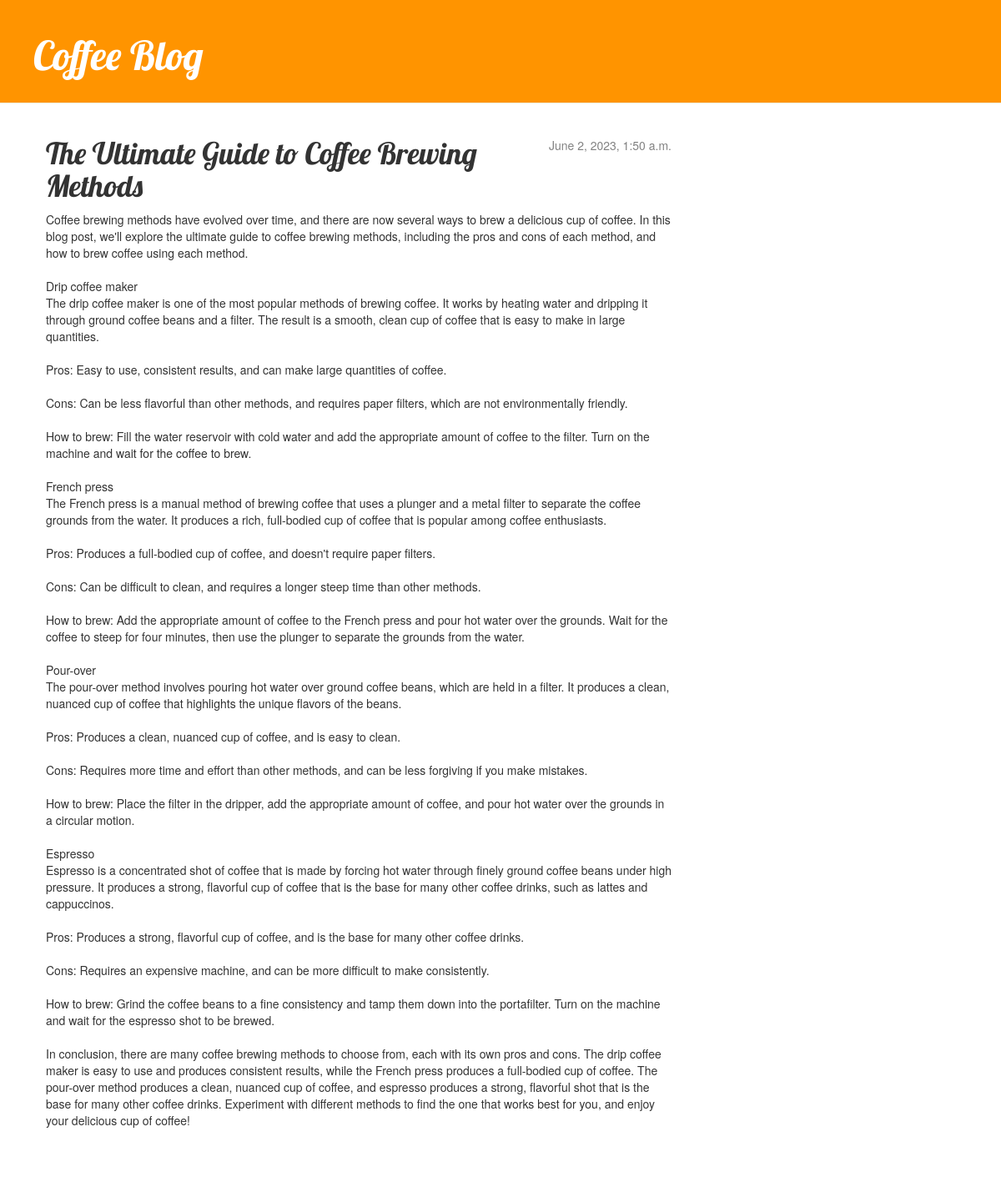
Screenshot of /post/3/ with the database file from the repository.
### blog/models.py (models this page shows, shortened)
class Post(models.Model):
    author = models.ForeignKey(settings.AUTH_USER_MODEL, on_delete=models.CASCADE)
    title = models.CharField(max_length=200)
    text = models.TextField()
    created_date = models.DateTimeField(
            default=timezone.now)
    published_date = models.DateTimeField(
            blank=True, null=True)

### blog/views.py (the view)
# urls.py: path('post/<int:pk>/', views.post_detail, name='post_detail'),
def post_detail(request, pk):
    post = get_object_or_404(Post, pk=pk)
    return render(request, 'blog/post_detail.html', {'post': post})

### blog/templates/blog/post_detail.html (shortened to what this page needs)
{% extends 'blog/base.html' %}
{% block content %}
    <div class="post">
        {% if post.published_date %}
            <div class="date">
                {{ post.published_date }}
            </div>
        {% endif %}
        <h1>{{ post.title }}</h1>
        <p>{{ post.text|linebreaksbr }}</p>
    </div>
{% endblock %}

### blog/static/css/blog.css (style rules this page uses)
h1, h2, h3, h4 { font-family: 'Lobster', cursive; }
.date { float: right; color: #828282; }
.post { margin-bottom: 70px; }

### rows the page displays
Post: published_date "June 2, 2023, 1:50 a.m.", title "The Ultimate Guide to Coffee Brewing Methods", text "Coffee brewing methods have evolved over time, and there are now several ways to brew a delicious cup of coffee. In this blog post, we'll explore the ultimate guide to coffee brewing methods, including the pros and cons of each method, and how to brew coffee using each method. Drip coffee maker The drip coffee maker is one of the most popular methods of brewing coffee. It works by heating water and dripping it through ground coffee beans and a filter. The result is a smooth, clean cup of coffee that is easy to make in large quantities. Pros: Easy to use, consistent results, and can make large quantities of coffee. Cons: Can be less flavorful than other methods, and requires paper filters,…"
